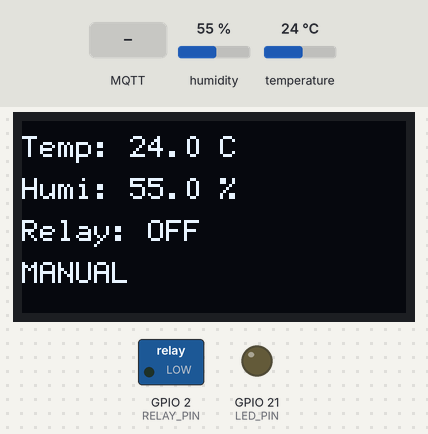
Bench run of a program on a simulated ESP32. Parts: 128×64 one-colour display, switched loads named in the program (green lamp = pin HIGH), output pins drawn as LEDs (lit = HIGH). The test bench sets the inputs (shaded band); at power-on: humidity 55 %, temperature 24 °C. WiFi joins after 1.5 s; servers stay silent unless stated; the local clock reads 2024-03-15 10:24:30 at power-on unless the program sets it; random numbers use the default seed unless the program sets one; no MQTT or app messages arrive unless stated; what the program prints to the serial monitor is not drawn.

Above: at 2.7 s.
2.8 s: MQTT message "on" arrives on the second subscribed topic
At 4.9 s:
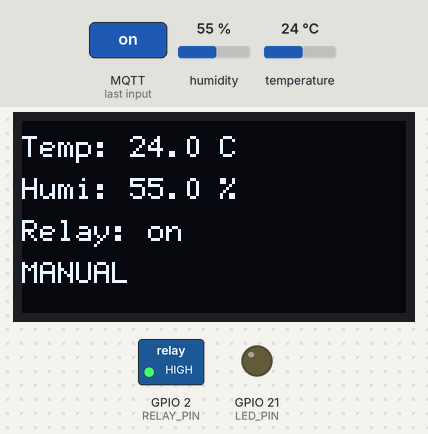
6.1 s: MQTT message "MANUAL" arrives on the second subscribed topic
At 8.5 s:
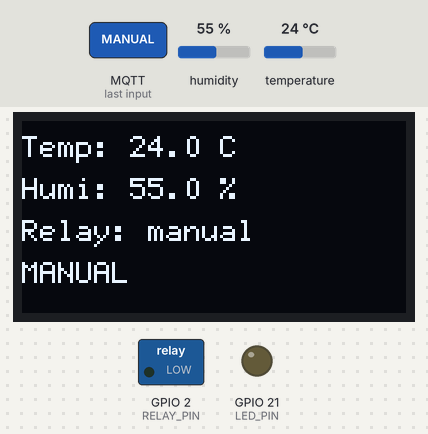
9.1 s: MQTT message "auto" arrives on the second subscribed topic
At 11.9 s:
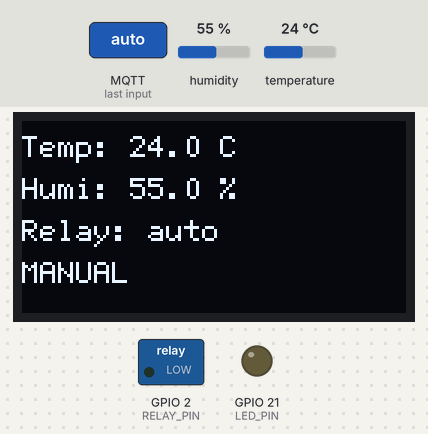
12.2 s: MQTT message "1" arrives on the second subscribed topic
At 14.4 s:
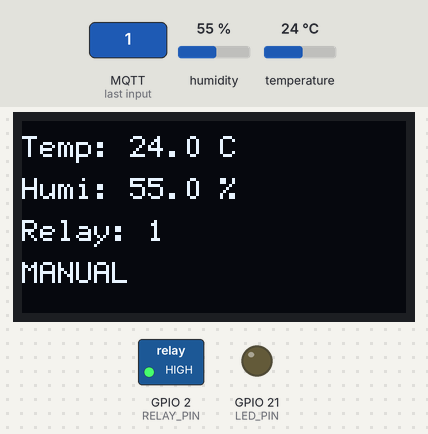
15.2 s: MQTT message "auto" arrives on the third subscribed topic
At 17.9 s:
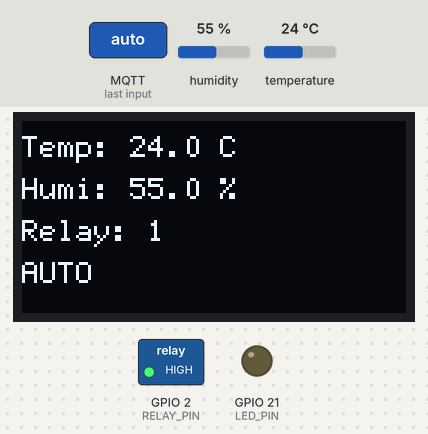
18.2 s: MQTT message "on" arrives on the first subscribed topic
At 20.3 s:
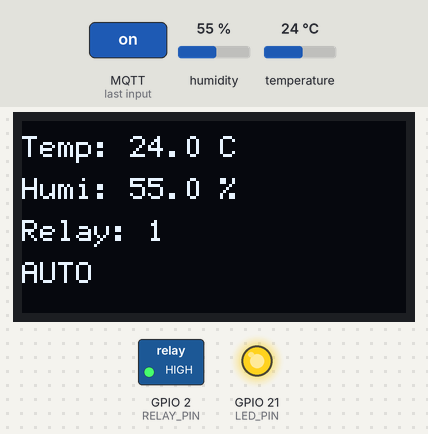
Timing chart, 0 to 21.8 s (numbered marks = the images above; inputs shaded):
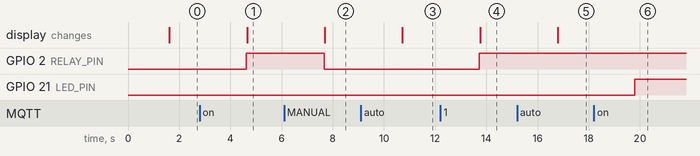

Measured:
- after the input at 2.8 s, GPIO 2 (RELAY_PIN): LOW → HIGH after 1.8 s; the display: changes after 1.9 s (image 1)
- after the input at 6.1 s, GPIO 2 (RELAY_PIN): HIGH → LOW after 1.6 s; the display: changes after 1.6 s (image 2)
- after the input at 9.1 s, the display: changes after 1.6 s (image 3)
- after the input at 12.2 s, GPIO 2 (RELAY_PIN): LOW → HIGH after 1.5 s; the display: changes after 1.6 s (image 4)
- after the input at 15.2 s, the display: changes after 1.6 s (image 5)
- after the input at 18.2 s, GPIO 21 (LED_PIN): LOW → HIGH after 1.6 s

The program:

main.cpp
```cpp
#include <WiFi.h>
#include <WiFiClientSecure.h>
#include <PubSubClient.h>
#include <Wire.h>
#include <U8g2lib.h>
#include <DHT.h>
#include <time.h>

// ===== WIFI =====
const char* ssid = "Wokwi-GUEST";
const char* password = "";

// ===== MQTT =====
const char* mqtt_server = "9867a0f8b99b43b293147b4f4cb0beba.s1.eu.hivemq.cloud";
const int mqtt_port = 8883;
const char* mqtt_username = "Hoakhanh";
const char* mqtt_password = "Hk12345678";

// ===== MQTT TOPIC =====
const char* topic_pub        = "mqtt/temp_humi";
const char* topic_led        = "mqtt/led";
const char* topic_relay      = "mqtt/relay";
const char* topic_mode       = "mqtt/mode";
const char* topic_threshold  = "mqtt/humi_threshold";
const char* topic_status     = "mqtt/status";

// ===== DHT22 =====
#define DHTPIN 14
#define DHTTYPE DHT22
DHT dht(DHTPIN, DHTTYPE);

// ===== RELAY + LED =====
#define RELAY_PIN 2
#define LED_PIN   21

// ===== OLED =====
U8G2_SSD1306_128X64_NONAME_F_HW_I2C u8g2(U8G2_R0, U8X8_PIN_NONE);

// ===== MQTT =====
WiFiClientSecure espClient;
PubSubClient client(espClient);

// ===== STATE =====
String relayState = "OFF";
String ledState   = "OFF";

String controlMode = "MANUAL";

float humiThreshold = 80.0;

// ===== AUTO WATER =====
bool autoWatering = false;
unsigned long autoStartMillis = 0;
const unsigned long wateringDuration = 10000; // 10 giây

// ===== WIFI =====
void setup_wifi() {
  Serial.print("Connecting WiFi...");

  WiFi.begin(ssid, password);

  while (WiFi.status() != WL_CONNECTED) {
    delay(500);
    Serial.print(".");
  }

  Serial.println("\nWiFi connected!");
}

// ===== NTP TIME =====
void setupTime() {
  configTime(7 * 3600, 0, "pool.ntp.org");

  Serial.print("Waiting time");

  time_t now = time(nullptr);

  while (now < 100000) {
    delay(500);
    Serial.print(".");
    now = time(nullptr);
  }

  Serial.println("\nTime OK");
}

// ===== CALLBACK MQTT =====
void callback(char* topic, byte* payload, unsigned int length) {

  String msg = "";

  for (int i = 0; i < length; i++) {
    msg += (char)payload[i];
  }

  msg.trim();
  msg.toLowerCase();

  Serial.print("Nhan topic: ");
  Serial.print(topic);
  Serial.print(" | msg: ");
  Serial.println(msg);

  // ===== LED =====
  if (String(topic) == topic_led) {
    ledState = msg;
  }

  // ===== RELAY =====
  if (String(topic) == topic_relay) {

    // Chỉ cho manual điều khiển relay
    if (controlMode == "MANUAL") {
      relayState = msg;
    }
  }

  // ===== MODE =====
  if (String(topic) == topic_mode) {

    if (msg == "auto") {
      controlMode = "AUTO";
    }

    if (msg == "manual") {
      controlMode = "MANUAL";
    }

    Serial.print("Mode = ");
    Serial.println(controlMode);
  }

  // ===== HUMIDITY THRESHOLD =====
  if (String(topic) == topic_threshold) {

    float value = msg.toFloat();

    if (value > 0 && value <= 100) {
      humiThreshold = value;
    }

    Serial.print("Threshold = ");
    Serial.println(humiThreshold);
  }
}

// ===== MQTT RECONNECT =====
void reconnect() {

  while (!client.connected()) {

    Serial.print("MQTT connecting...");

    String clientId = "ESP32_" + String(random(0xffff), HEX);

    if (client.connect(clientId.c_str(),
                       mqtt_username,
                       mqtt_password)) {

      Serial.println("OK");

      client.subscribe(topic_led);
      client.subscribe(topic_relay);
      client.subscribe(topic_mode);
      client.subscribe(topic_threshold);

      client.publish(topic_status, "ESP32 Connected");

    } else {

      Serial.print("Failed rc=");
      Serial.println(client.state());

      delay(2000);
    }
  }
}

// ===== CHECK TIME WINDOW =====
bool isWateringTime() {

  struct tm timeinfo;

  if (!getLocalTime(&timeinfo)) {
    return false;
  }

  int hour = timeinfo.tm_hour;
  int minute = timeinfo.tm_min;

  // ===== SÁNG =====
  bool morning =
      (hour == 5 && minute >= 30) ||
      (hour == 6 && minute == 0);

  // ===== CHIỀU =====
  bool evening =
      (hour == 17 && minute >= 30) ||
      (hour == 18 && minute == 0);

  return (morning || evening);
}

// ===== OLED =====
void displayOLED(float t, float h) {

  u8g2.clearBuffer();

  u8g2.setFont(u8g2_font_6x12_tr);

  u8g2.setCursor(0, 12);
  u8g2.print("Temp: ");
  u8g2.print(t, 1);
  u8g2.print(" C");

  u8g2.setCursor(0, 26);
  u8g2.print("Humi: ");
  u8g2.print(h, 1);
  u8g2.print(" %");

  u8g2.setCursor(0, 40);
  u8g2.print("Relay: ");
  u8g2.print(relayState);

  u8g2.setCursor(0, 54);
  u8g2.print(controlMode);

  u8g2.sendBuffer();
}

// ===== SEND MQTT =====
void sendMQTT(float t, float h) {

  String payload = "{";

  payload += "\"temperature\":" + String(t,1) + ",";
  payload += "\"humidity\":" + String(h,1) + ",";
  payload += "\"led\":\"" + ledState + "\",";
  payload += "\"relay\":\"" + relayState + "\",";
  payload += "\"mode\":\"" + controlMode + "\",";
  payload += "\"threshold\":" + String(humiThreshold,1);

  payload += "}";

  Serial.println(payload);

  client.publish(topic_pub, payload.c_str());
}

// ===== SETUP =====
void setup() {

  Serial.begin(115200);

  randomSeed(micros());

  pinMode(RELAY_PIN, OUTPUT);
  pinMode(LED_PIN, OUTPUT);

  digitalWrite(RELAY_PIN, LOW);
  digitalWrite(LED_PIN, LOW);

  dht.begin();

  Wire.begin(22, 23);

  u8g2.begin();

  setup_wifi();

  setupTime();

  espClient.setInsecure();

  client.setServer(mqtt_server, mqtt_port);

  client.setCallback(callback);

  Serial.println("System ready!");
}

// ===== LOOP =====
void loop() {

  // ===== MQTT =====
  if (!client.connected()) {
    reconnect();
  }

  client.loop();

  // ===== SENSOR =====
  float t = dht.readTemperature();
  float h = dht.readHumidity();

  if (isnan(t) || isnan(h)) {

    Serial.println("DHT Error!");

    delay(2000);

    return;
  }

  // ===== AUTO MODE =====
  if (controlMode == "AUTO") {

    bool validTime = isWateringTime();

    // Điều kiện bật relay:
    // 1. Độ ẩm < ngưỡng
    // 2. Đúng giờ tưới
    // 3. Chưa bật auto

    if (h < humiThreshold &&
        validTime &&
        !autoWatering) {

      relayState = "on";

      autoWatering = true;

      autoStartMillis = millis();

      Serial.println("AUTO WATERING START");

      client.publish(topic_status,
                     "AUTO WATERING START");
    }

    // Tắt relay sau thời gian tưới
    if (autoWatering &&
        millis() - autoStartMillis >= wateringDuration) {

      relayState = "off";

      autoWatering = false;

      Serial.println("AUTO WATERING STOP");

      client.publish(topic_status,
                     "AUTO WATERING STOP");
    }
  }

  // ===== OUTPUT =====
  bool relayOn =
      (relayState == "on" ||
       relayState == "ON" ||
       relayState == "1");

  bool ledOn =
      (ledState == "on" ||
       ledState == "ON" ||
       ledState == "1");

  digitalWrite(RELAY_PIN,
               relayOn ? HIGH : LOW);

  digitalWrite(LED_PIN,
               ledOn ? HIGH : LOW);

  // ===== OLED =====
  displayOLED(t, h);

  // ===== MQTT SEND =====
  sendMQTT(t, h);

  delay(3000);
}
```
